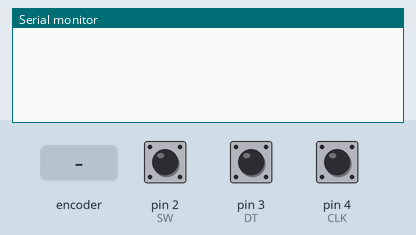
Simulated run of this sketch. Board: Arduino Uno, built with avr-gcc and run on an emulated ATmega328P. Shown: the last lines printed to the serial monitor. Inputs (shaded band) come from the test bench; at power-on: pin 2 (SW) HIGH, pin 3 (DT) HIGH, pin 4 (CLK) HIGH.

Above: at 1.2 s.
1.3 s: rotary encoder on pin 4 (CLK) / pin 3 (DT) turned 1 step (first pin leading)
At 2.6 s:
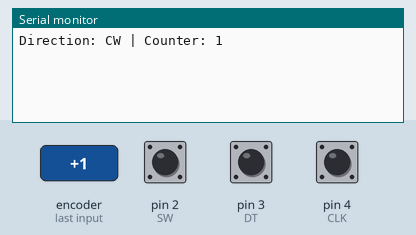
3.0 s: pin 2 (SW) pulled LOW for 0.15 s
At 4.0 s:
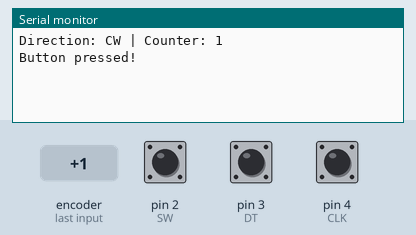
4.6 s: rotary encoder on pin 4 (CLK) / pin 3 (DT) turned 2 steps (second pin leading)
At 6.3 s:
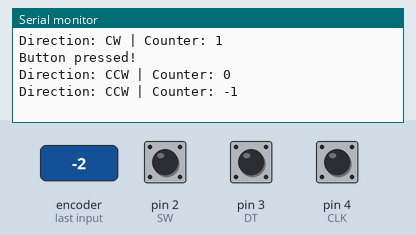

The sketch:

3.5_EncoderCounter.ino
```cpp
/* Rotary Encoder Sample Code by ThinkLab */

#define CLK 4
#define DT 3
#define SW 2

int counter = 0;
int currentStateCLK;              // gets the current state of the CLK pin
int lastStateCLK;                 // stores the previous state of the CLK pin
String currentDir = "";
unsigned long lastButtonPress = 0;

void setup() {
  pinMode(CLK, INPUT);
  pinMode(DT, INPUT);
  pinMode(SW, INPUT_PULLUP);
  Serial.begin(9600);
  lastStateCLK = digitalRead(CLK); // Read the initial state of CLK
}

void loop() {
  currentStateCLK = digitalRead(CLK);   // Read the current state of CLK

  if (currentStateCLK != lastStateCLK  && currentStateCLK == 0) {
    // currentStateCLK != lastStateCLK | if last and current state of CLK are different, then pulse occurred
    // currentStateCLK == 1 | React to only 1 state change to avoid double count

    if (digitalRead(DT) != currentStateCLK) { // If the DT state is different than the CLK state then
      counter ++;                             // Encoder is rotating CW so increment
      currentDir = "CW";
    }
    else {                                  // Encoder is rotating CCW so decrement
      counter --;
      currentDir = "CCW";
    }

    Serial.print("Direction: ");
    Serial.print(currentDir);
    Serial.print(" | Counter: ");
    Serial.println(counter);
  }

  lastStateCLK = currentStateCLK;             // Remember last CLK state

  int btnState = digitalRead(SW);             // Read the button state

  if (btnState == LOW) {                      //If we detect LOW signal, button is pressed

    if (millis() - lastButtonPress > 50) {    //if 50ms have passed since last LOW pulse, it means that the
      //button has been pressed, released and pressed again
      Serial.println("Button pressed!");
    }
    lastButtonPress = millis();               // Remember last button press event
  }
  delay(1);                                   // Put in a slight delay to help debounce the reading
}
```

Measured:
- after the input at 1.3 s, the serial monitor: prints a new line at once (image 1)
- after the input at 3.0 s, the serial monitor: prints a new line at once (image 2)
- after the input at 4.6 s, the serial monitor: prints a new line at once (image 3)
